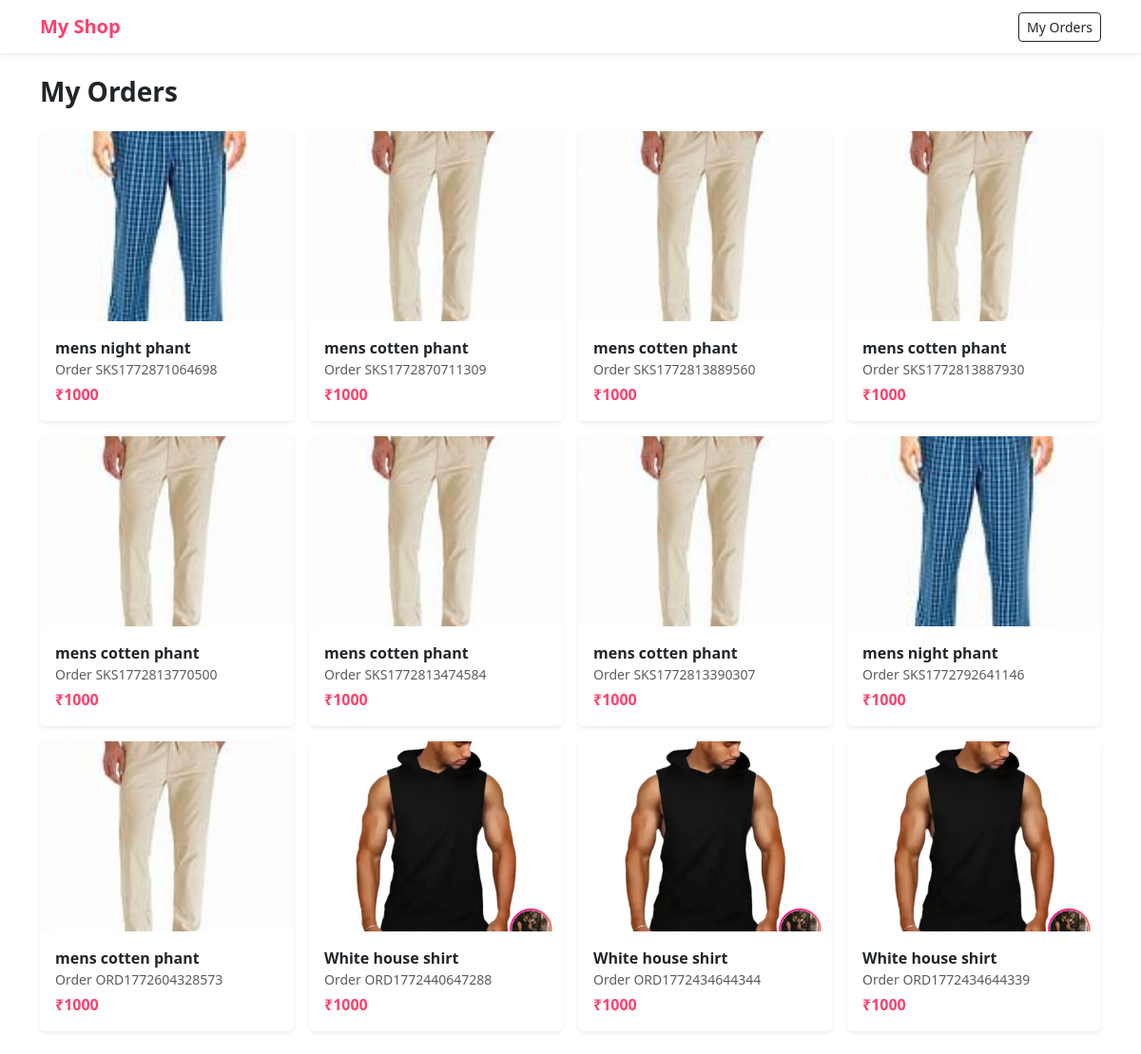
The app's page /my-orders (signed in) with its own data.
### models/order.py (models this page shows)
class Order(db.Model):
    __tablename__ = "order"
    id = db.Column(db.Integer, primary_key=True)
    order_id = db.Column(db.String(20), nullable=False)
    user_id = db.Column(db.Integer, db.ForeignKey("user.id"), nullable=False)
    product_id = db.Column(db.Integer, db.ForeignKey("product.id"), nullable=False)
    address_id = db.Column(db.Integer, db.ForeignKey("address.id"), nullable=False)
    payment_method = db.Column(db.String(20), nullable=False)
    status = db.Column(db.String(20), default="Placed")
    created_at = db.Column(db.DateTime, default=datetime.utcnow)
    size = db.Column(db.String(10))
    user = db.relationship("User", backref="orders")
    product = db.relationship("Product", backref="orders")
    address = db.relationship("Address", backref="orders")

### models/product.py (models this page shows)
class Product(db.Model):
    id = db.Column(db.Integer, primary_key=True)
    name = db.Column(db.String(100), nullable=False)
    price = db.Column(db.Integer, nullable=False)
    category = db.Column(db.String(50))
    type = db.Column(db.String(50))
    color = db.Column(db.String(30))
    brand = db.Column(db.String(50))
    sizes = db.Column(db.String(100))
    description = db.Column(db.Text)
    image = db.Column(db.String(200))
    image2 = db.Column(db.String(200))
    image3 = db.Column(db.String(200))

### app.py (the view)
@app.route("/my-orders")
def my_orders():
    if "user_id" not in session:
        return redirect("/login")
    from sqlalchemy.orm import joinedload
    orders = Order.query.options(
        joinedload(Order.product),
        joinedload(Order.address)
    ).filter_by(
        user_id=session["user_id"]
    ).order_by(
        Order.id.desc()
    ).all()
    print("ORDERS:", orders)
    return render_template("my_orders.html", orders=orders)

### templates/my_orders.html (shortened to what this page needs)
{% extends "base.html" %}
{% block content %}
<h3 class="fw-bold mb-4">My Orders</h3>
{% if orders %}
<div class="row g-3">
{% for order in orders %}
<div class="col-6 col-md-4 col-lg-3">
    <a href="/order/{{ order.id }}" style="text-decoration:none">
        <div class="card border-0 shadow-sm h-100">
           {% if order.product and order.product.image %}
    {% if order.product.image.startswith('http') %}
        <img src="{{ order.product.image }}"
             class="card-img-top"
             style="height:200px; object-fit:cover;">
    {% else %}
        <img src="{{ url_for('static', filename=order.product.image) }}"
             class="card-img-top"
             style="height:200px; object-fit:cover;">
    {% endif %}
{% else %}
<div class="bg-light d-flex align-items-center justify-content-center"
     style="height:200px">
     No Image
</div>
{% endif %}
            <div class="card-body">
                <div class="fw-semibold text-dark">
                    {{ order.product.name if order.product else "Product missing" }}
                </div>
                <div class="text-muted small">
                    Order {{ order.order_id }}
                </div>
                <div class="pink fw-bold mt-1">
                    ₹{{ order.product.price if order.product else "-" }}
                </div>
            </div>
        </div>
    </a>
</div>
{% endfor %}
</div>
{% else %}
<div class="text-center mt-5">
    <h5>No Orders Yet 😄</h5>
    <a href="/" class="btn btn-pink mt-3">Start Shopping</a>
</div>
{% endif %}
{% endblock %}

### templates/base.html (shortened to what this page needs)
<!DOCTYPE html>
<html>
<head>
    <link href="https://cdn.jsdelivr.net/npm/bootstrap@5.3.2/dist/css/bootstrap.min.css" rel="stylesheet">
</head>
<body>
<nav class="navbar bg-white shadow-sm">
    <div class="container">
        <a class="navbar-brand pink fw-bold" href="/">My Shop</a>
        <a href="{{ url_for('my_orders') }}" class="btn btn-sm btn-outline-dark">My Orders</a>
    </div>
</nav>
<div class="container py-4">
    {% block content %}{% endblock %}
</div>
</body>
</html>

### templates/base.html (style rules this page uses)
body { background: #fff; }
.pink { color: #ff3f6c; }

### records on screen
Order: image (picture), product "mens night phant", order_id "SKS1772871064698", product "1000"
Order: image (picture), product "mens cotten phant", order_id "SKS1772870711309", product "1000"
Order: image (picture), product "mens cotten phant", order_id "SKS1772813889560", product "1000"
Order: image (picture), product "mens cotten phant", order_id "SKS1772813887930", product "1000"
Order: image (picture), product "mens cotten phant", order_id "SKS1772813770500", product "1000"
Order: image (picture), product "mens cotten phant", order_id "SKS1772813474584", product "1000"
Order: image (picture), product "mens cotten phant", order_id "SKS1772813390307", product "1000"
Order: image (picture), product "mens night phant", order_id "SKS1772792641146", product "1000"
Order: image (picture), product "mens cotten phant", order_id "ORD1772604328573", product "1000"
Order: image (picture), product "White house shirt", order_id "ORD1772440647288", product "1000"
Order: image (picture), product "White house shirt", order_id "ORD1772434644344", product "1000"
Order: image (picture), product "White house shirt", order_id "ORD1772434644339", product "1000"
